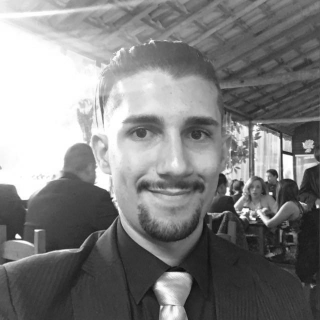
#> input picture me.png, 320 x 320 px
$ python 3-c.py
#> lines starting #> are read from the running program, lines starting #| are printed output that depends on the picture
import numpy as np
import cv2

me = cv2.imread("me.png",0)
#> me is the input picture: shape (320, 320); min 14, max 255, mean 128.5

new_mag_me = np.zeros([320, 320, 2])
new_ang_me = np.zeros([320, 320, 2])

cv2.imshow("me Texture", me)

dft_me = cv2.dft(np.float64(me),flags = cv2.DFT_COMPLEX_OUTPUT)
mag_me, ang_me = cv2.cartToPolar(dft_me[:,:,0], dft_me[:,:,1])
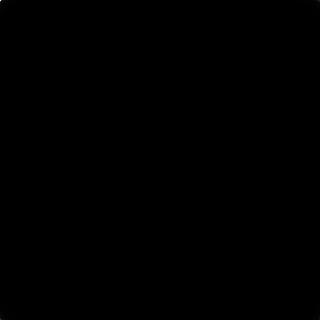
#> mag_me: shape (320, 320) float64; min 8.17, max 13161836, mean 4274.1; drawn with min black and max white
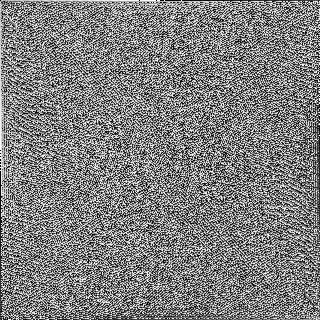
#> ang_me: shape (320, 320) float64; min 0, max 6.28, mean 3.14; drawn with min black and max white

real_mag_me, im_mag_me = cv2.polarToCart(2*mag_me, ang_me)
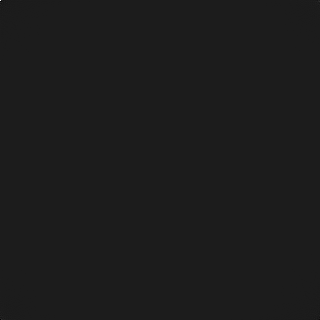
#> real_mag_me: shape (320, 320) float64; min -3281370.5, max 26323672, mean 476; drawn with min black and max white
real_ang_me, im_ang_me = cv2.polarToCart(mag_me, 2*ang_me)

new_mag_me[:,:,0], new_mag_me[:,:,1] = real_mag_me, im_mag_me
new_ang_me[:,:,0], new_ang_me[:,:,1] = real_ang_me, im_ang_me


new_mag_me = cv2.idft(new_mag_me, flags = cv2.DFT_REAL_OUTPUT | cv2.DFT_SCALE)
new_ang_me = cv2.idft(new_ang_me, flags = cv2.DFT_REAL_OUTPUT | cv2.DFT_SCALE)

cv2.imshow("Me Mag Change", np.array(new_mag_me, dtype = np.uint8))
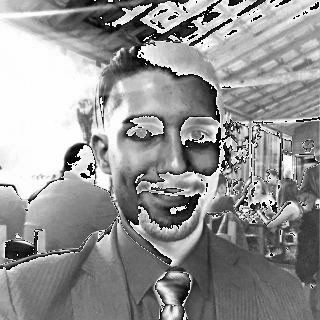
#> window 'Me Mag Change': shape (320, 320); min 0, max 255, mean 148
cv2.imshow("Me Ang Change", np.array(new_ang_me, dtype = np.uint8))
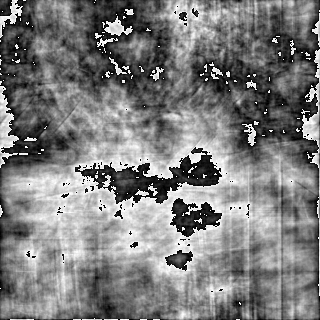
#> window 'Me Ang Change': shape (320, 320); min 0, max 255, mean 124.3

cv2.imwrite("new_mag_me.png", np.array(new_mag_me, dtype = np.uint8))
cv2.imwrite("new_ang_me.png", np.array(new_ang_me, dtype = np.uint8))

cv2.waitKey()
